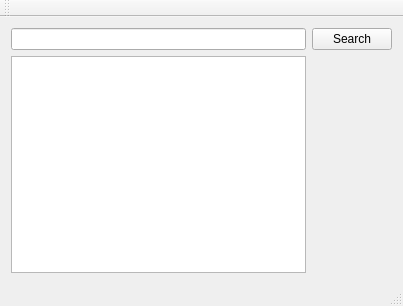
<?xml version="1.0" encoding="UTF-8"?>
<ui version="4.0">
 <class>MainWindow</class>
 <widget class="QMainWindow" name="MainWindow">
  <property name="geometry">
   <rect>
    <x>0</x>
    <y>0</y>
    <width>403</width>
    <height>306</height>
   </rect>
  </property>
  <property name="windowTitle">
   <string>MainWindow</string>
  </property>
  <widget class="QWidget" name="centralWidget">
   <layout class="QGridLayout" name="gridLayout">
    <item row="0" column="0">
     <layout class="QGridLayout" name="gridLayout_2">
      <item row="0" column="0">
       <widget class="QLineEdit" name="lineEditSearch"/>
      </item>
      <item row="0" column="1">
       <widget class="QPushButton" name="pushButton">
        <property name="text">
         <string>Search</string>
        </property>
       </widget>
      </item>
      <item row="1" column="0">
       <widget class="QListWidget" name="listWidget"/>
      </item>
     </layout>
    </item>
   </layout>
  </widget>
  <widget class="QMenuBar" name="menuBar">
   <property name="geometry">
    <rect>
     <x>0</x>
     <y>0</y>
     <width>403</width>
     <height>30</height>
    </rect>
   </property>
  </widget>
  <widget class="QToolBar" name="mainToolBar">
   <attribute name="toolBarArea">
    <enum>TopToolBarArea</enum>
   </attribute>
   <attribute name="toolBarBreak">
    <bool>false</bool>
   </attribute>
  </widget>
  <widget class="QStatusBar" name="statusBar"/>
 </widget>
 <layoutdefault spacing="6" margin="11"/>
 <resources/>
 <connections/>
</ui>
